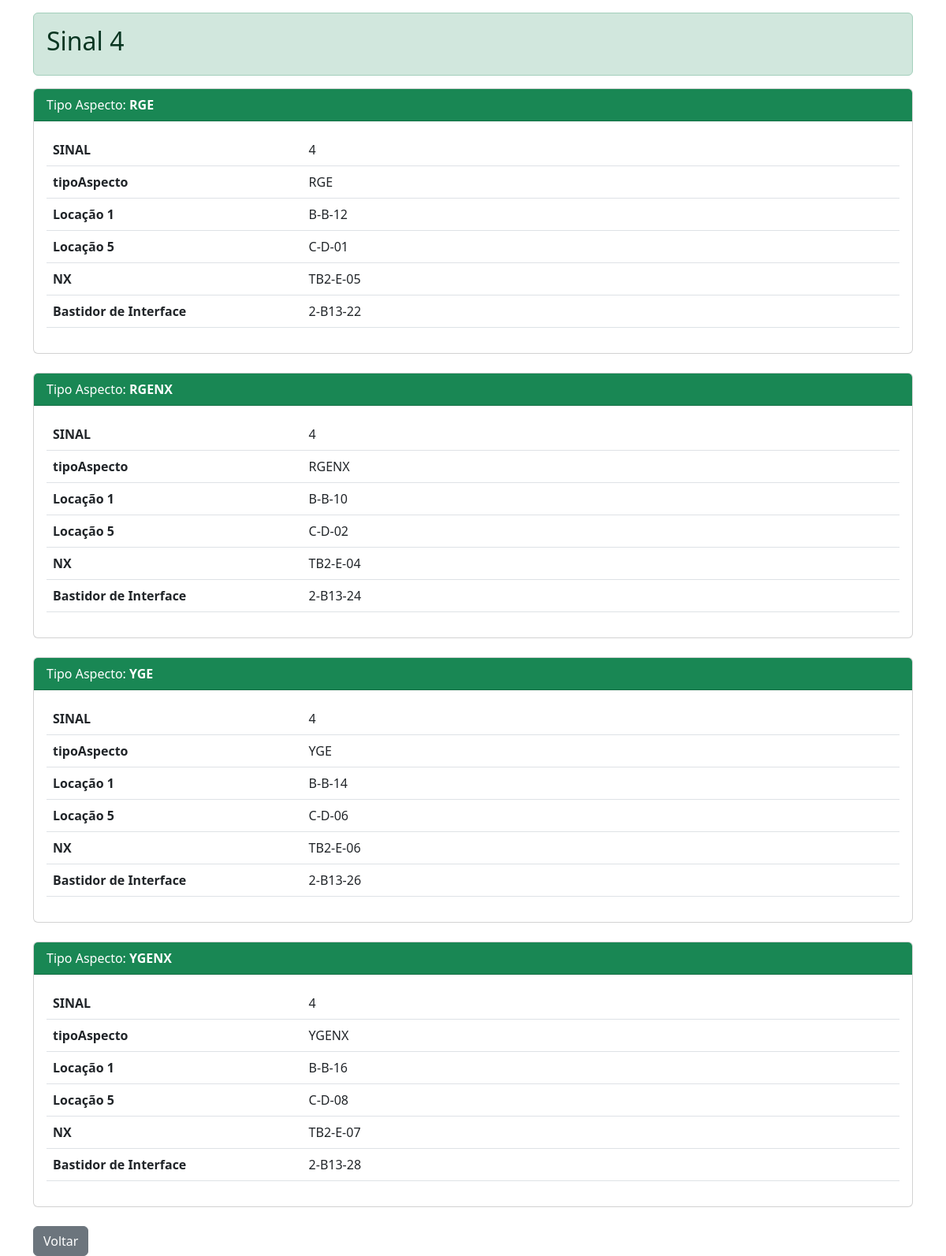
/sinais/4 (signed in), run on the app's committed database.
### models.py (models this page shows, shortened)
class Sinais(db.Model):
    __tablename__ = 'sinais'
    idSinais = db.Column(db.Integer, primary_key=True)
    tipoAspecto = db.Column(db.String(5), primary_key=True)
    L1 = db.Column(db.String(8), nullable=True)
    L2 = db.Column(db.String(8), nullable=True)
    L3 = db.Column(db.String(8), nullable=True)
    L4 = db.Column(db.String(8), nullable=True)
    L5 = db.Column(db.String(8), nullable=True)
    L6 = db.Column(db.String(8), nullable=True)
    L7 = db.Column(db.String(8), nullable=True)
    L8 = db.Column(db.String(8), nullable=True)
    L10 = db.Column(db.String(8), nullable=True)
    tower = db.Column(db.String(8), nullable=True)
    interface = db.Column(db.String(8), nullable=True)
    L14 = db.Column(db.String(8), nullable=True)
    L15 = db.Column(db.String(8), nullable=True)
    L16 = db.Column(db.String(8), nullable=True)
    L18 = db.Column(db.String(8), nullable=True)
    L19 = db.Column(db.String(8), nullable=True)
    L20 = db.Column(db.String(8), nullable=True)
    L21 = db.Column(db.String(8), nullable=True)
    L22 = db.Column(db.String(8), nullable=True)
    L23 = db.Column(db.String(8), nullable=True)

### app.py (the view)
@app.route('/sinais/<sinal_id>')
def sinal_detail(sinal_id):
    if not session.get('logado'):
        return redirect(url_for('login'))
    try:
        amv_number = int(sinal_id)
    except ValueError:
        flash('ID do SINAL inválido', 'error')
        return redirect(url_for('sianais'))
    TRADUCAO_CAMPOS = {
      'idSinais': 'SINAL',
      'tipoAspecto': 'Tipo do Aspecto',
      'L1': 'Locação 1',
        'L2': 'Locação 2',
        'L3': 'Locação 3',
        'L4': 'Locação 4',
        'L5': 'Locação 5',
        'L6': 'Locação 6',
        'L7': 'Locação 7',
        'L9': 'Locação 9',
        'L10': 'Locação 10',
        'tower': 'NX',
        'interface': 'Bastidor de Interface',
        'L14': 'Locação 14',
        'L15': 'Locação 15',
        'L16': 'Locação 16',
        'L17': 'Locação 17',
        'L18': 'Locação 18',
        'L20': 'Locação 20',
        'L21': 'Locação 21',
        'L22': 'Locação 22',
        'L23': 'Locação 23'
    }
    registros = Sinais.query.filter_by(idSinais=sinal_id).all()
    if not registros:
        flash(f'SINAL {sinal_id} não encontrado', 'warning')
        return redirect(url_for('sinal'))
    dados = []
    for registro in registros:
        campos_registro = {}
        for coluna in Sinais.__table__.columns:
            nome_original = coluna.name
            nome_amigavel = nome_original if nome_original == 'tipoAspecto' else TRADUCAO_CAMPOS.get(nome_original, nome_original)
            valor = getattr(registro, nome_original)
            if valor not in [None, '']:
                campos_registro[nome_amigavel] = valor
        dados.append(campos_registro)
    if not dados:
        flash(f'Sinal {sinal_id} não encontrado', 'warning')
        return redirect(url_for('sinais'))
    return render_template('sinal_detail.html',
                        sinal_id=sinal_id,
                        registros=dados)

### templates/sinal_detail.html (shortened to what this page needs)
<!DOCTYPE html>
<html>
<head>
    <link href="https://cdn.jsdelivr.net/npm/bootstrap@5.3.0/dist/css/bootstrap.min.css" rel="stylesheet">
</head>
<body>
    <div class="container mt-3">
        <div class="alert {{ 'alert-primary' if tipo == 'Comando' else 'alert-success' }}">
            <h2>Sinal {{ sinal_id }}  {{ tipo }}</h2>
        </div>
        {% for registro in registros %}
        <div class="card mb-4">
            <div class="card-header bg-{{ 'primary' if tipo == 'Comando' else 'success' }} text-white">
                Tipo Aspecto: <strong>{{ registro.tipoAspecto }}</strong>
            </div>
            <div class="card-body">
                <table class="table">
                    <tbody>
                        {% for nome, valor in registro.items() %}
                        {% if nome != 'tipofuncao' %}
                        <tr>
                            <td width="30%"><strong>{{ nome }}</strong></td>
                            <td>{{ valor }}</td>
                        </tr>
                        {% endif %}
                        {% endfor %}
                    </tbody>
                </table>
            </div>
        </div>
        {% endfor %}
        <a href="/sinais/" class="btn btn-secondary">Voltar</a>
    </div>
</body>
</html>

### data on the page
Sinais: tipoAspecto "RGE", registro "SINAL", registro "4", nome "tipoAspecto", nome "Locação 1", L1 "B-B-12", nome "Locação 5", L5 "C-D-01", nome "NX", tower "TB2-E-05", nome "Bastidor de Interface", interface "2-B13-22"
Sinais: tipoAspecto "RGENX", registro "SINAL", registro "4", nome "tipoAspecto", nome "Locação 1", L1 "B-B-10", nome "Locação 5", L5 "C-D-02", nome "NX", tower "TB2-E-04", nome "Bastidor de Interface", interface "2-B13-24"
Sinais: tipoAspecto "YGE", registro "SINAL", registro "4", nome "tipoAspecto", nome "Locação 1", L1 "B-B-14", nome "Locação 5", L5 "C-D-06", nome "NX", tower "TB2-E-06", nome "Bastidor de Interface", interface "2-B13-26"
Sinais: tipoAspecto "YGENX", registro "SINAL", registro "4", nome "tipoAspecto", nome "Locação 1", L1 "B-B-16", nome "Locação 5", L5 "C-D-08", nome "NX", tower "TB2-E-07", nome "Bastidor de Interface", interface "2-B13-28"

### other printed values
{{ sinal_id }} "4"
